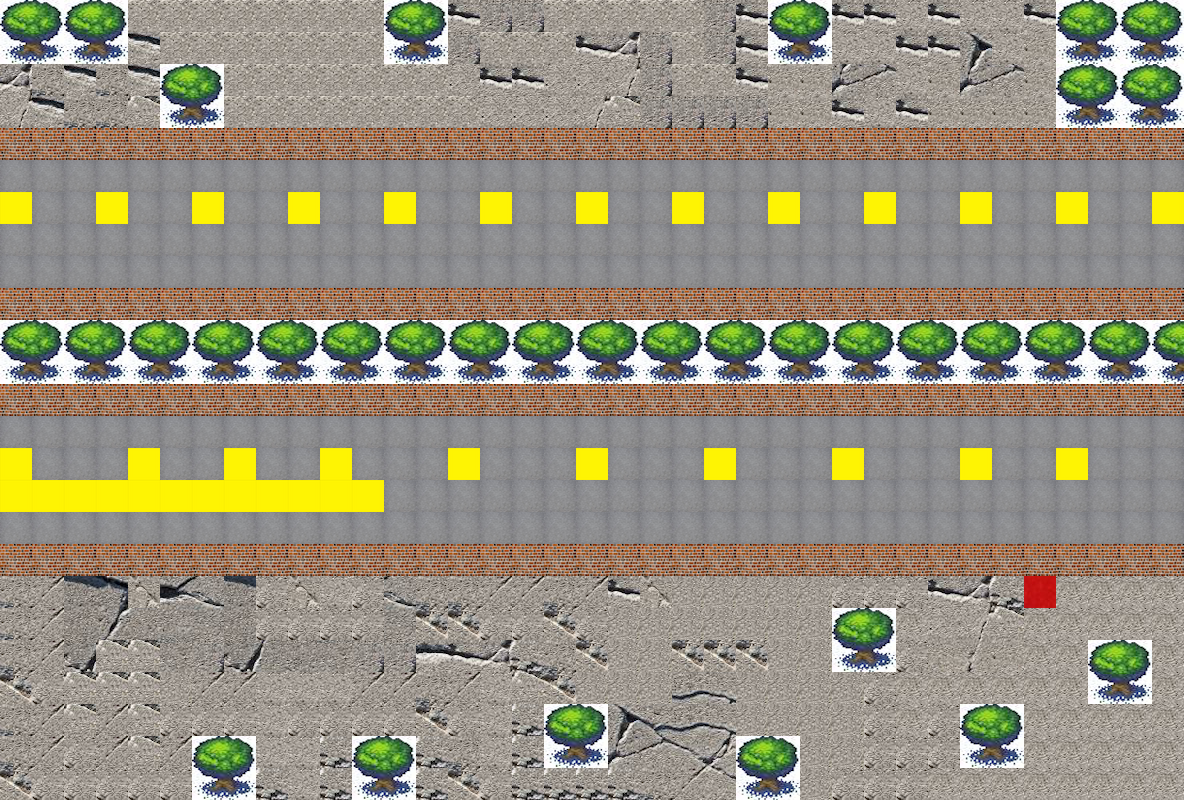

A 2D game scene composited from a Tiled map and its tileset images. What follows is a short description and the map's XML, with each tile layer's data collapsed to a summary:
An orthogonal 37x25 tile map with 32x32 px tiles, 1 tile layer (Tile Layer 1), 6 tilesets.

<map version="1.0" orientation="orthogonal" renderorder="right-down" width="37" height="25" tilewidth="32" tileheight="32">
 <tileset firstgid="1" name="Tree" tilewidth="32" tileheight="32">
  <image source="Tree.png" width="64" height="64" />
 </tileset>
 <tileset firstgid="5" name="Pavement" tilewidth="32" tileheight="32">
  <image source="Pavement.png" width="32" height="32" />
 </tileset>
 <tileset firstgid="6" name="Brick" tilewidth="32" tileheight="32">
  <image source="Brick.png" width="32" height="32" />
 </tileset>
 <tileset firstgid="7" name="Yellow" tilewidth="32" tileheight="32">
  <image source="Yellow.png" width="32" height="32" />
 </tileset>
 <tileset firstgid="8" name="Sidewalk" tilewidth="32" tileheight="32">
  <image source="Sidewalk.png" width="320" height="192" />
 </tileset>
 <tileset firstgid="68" name="Art" tilewidth="32" tileheight="32">
  <image source="Art.png" width="853" height="854" />
  <tile id="388">
   <properties>
    <property name="Portal" value="true" />
   </properties>
  </tile>
 </tileset>
 <layer name="Tile Layer 1" width="37" height="25">
  <data>[925 cells, 925 non-empty, 51 distinct tile ids]</data>
 </layer>
</map>